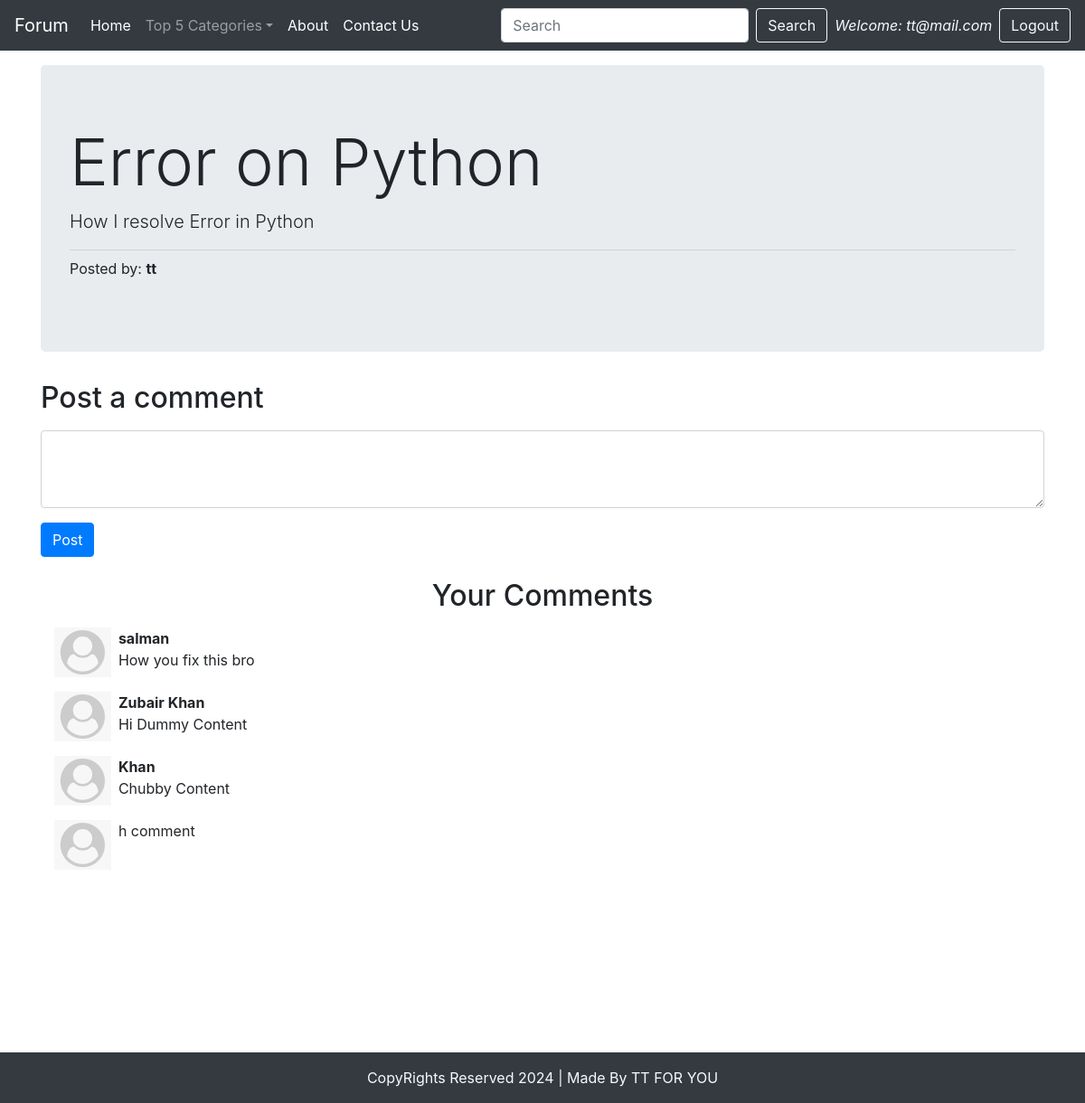
The page /threads.php?threadid=1 (signed in) on the database its author committed.
### tables this page shows
CREATE TABLE `threads` (
  `thread_id` int(11) NOT NULL,
  `thread_title` text NOT NULL,
  `thread_desc` text NOT NULL,
  `thread_cat_id` int(11) NOT NULL,
  `thread_user_id` int(11) NOT NULL,
  `Date` datetime NOT NULL DEFAULT current_timestamp()
);

CREATE TABLE `users` (
  `srn` int(11) NOT NULL,
  `Name` varchar(15) NOT NULL,
  `Email` text NOT NULL,
  `Password` text NOT NULL,
  `Date` datetime NOT NULL DEFAULT current_timestamp()
);

CREATE TABLE `comments` (
  `comment_id` int(11) NOT NULL,
  `comment_content` text NOT NULL,
  `thread_id` int(11) NOT NULL,
  `comment_by` int(11) NOT NULL,
  `Date` datetime NOT NULL DEFAULT current_timestamp()
);

### threads.php (the view, shortened to what this page needs)
<?php require "assets/dbconnect.php";
$id = $_GET['threadid'];
$sql = "SELECT * FROM `threads` WHERE thread_id = '$id'";
            $result = mysqli_query($con,$sql);
            while ($row = mysqli_fetch_assoc($result)) {
                $id = $row['thread_id'];
                $title = $row['thread_title'];
                $desc = $row['thread_desc'];
                $thuser_id = $row['thread_user_id'];
                $sql2 = "SELECT Name FROM `users` WHERE srn = '$thuser_id'";
                $result2 = mysqli_query($con,$sql2);
                $row2 = mysqli_fetch_assoc($result2);
                $postedby = $row2['Name'];
            }
?>
<!doctype html>
<html lang="en">
<head>
    <link rel="stylesheet" href="https://stackpath.bootstrapcdn.com/bootstrap/4.3.1/css/bootstrap.min.css"
>
</head>
<body>
    <?php include "assets/header.php";
    ?>
    <div class="container my-3">
        <div class="jumbotron">
            <h1 class="display-3"><?php echo $title ; ?></h1>
            <p class="lead"><?php echo $desc; ?></p>
            <hr class="my-2">
            <p>Posted by: <b><?php echo $postedby;  ?></b></p>
        </div>
    </div>
    <div class="container my-3">
        <h2 class="my-3">Post a comment</h2>
        <?php
        if (isset($_SESSION['loggedin'])&& $_SESSION['loggedin']==true) {
       echo '<form action=" '.$_SERVER["REQUEST_URI"].'" method="post">
            <div class="form-group">
               <textarea name="comment" rows="3" class="form-control"></textarea>
               <input type="hidden" name="srn" value="'.$_SESSION["srn"].'">
            </div>
            <button type="submit" class="btn btn-primary">Post</button>
        </form>';
        }else{
            echo ' <div class="jumbotron">
            <h1 class="display-4">You are not able to Post a Comment</h1>
            <p class="lead">If you want to Post a Comment...Login First</p>
            <hr class="my-2">
        </div>';
        }
        ?>
    </div>
    <div class="container my-4" id="footer">
        <h2 class="text-center">Your Comments</h2>
        <div class="container my-3">
 <?php
        $sql = "SELECT * FROM `comments` WHERE thread_id = '$id' ";
        $result = mysqli_query($con,$sql);
        $noresult = true;
            while ($row = mysqli_fetch_assoc($result)) {
                $noresult = false;
                $comment = $row['comment_content'];
                $postedby = $row['comment_by'];
                $sql2 = "SELECT Name FROM `users` WHERE srn = '$postedby'";
                $result2 = mysqli_query($con,$sql2);
                $row2 = mysqli_fetch_assoc($result2);
                $name = $row2['Name'];
                echo '<div class="media my-3">
                <a class="d-flex" href="#">
                    <img src="img/user.png" height="55px" alt="">
                </a>
               <div class="media-body my-0 ml-2">
                <p class="font-weight-bold my-0">'.$name.'</p>
                    '.$comment.'
                </div>
            </div>';
            }if ($noresult) {
                echo ' <div class="jumbotron my-3">
                <h1 class="display-3">No Comments Found</h1>
                <p class="lead">Be the first person Post a comment</p>
                <hr class="my-2">
            </div>';
            }
?>
        </div>
    </div>
    <?php include "assets/footer.php";?>
</body>
</html>

### threads.php (style rules this page uses)
#footer { min-height: 500px; }

### rows shown on the page
threads: thread_title "Error on Python", thread_desc "How I resolve Error in Python"
users: Name "tt"
comments: users.Name "salman", comment_content "How you fix this bro"
comments: users.Name "Zubair Khan", comment_content "Hi Dummy Content"
comments: users.Name "Khan", comment_content "Chubby Content"
comments: comment_content "h comment"

### other values the page prints
$_SESSION['email'] "tt@mail.com"
